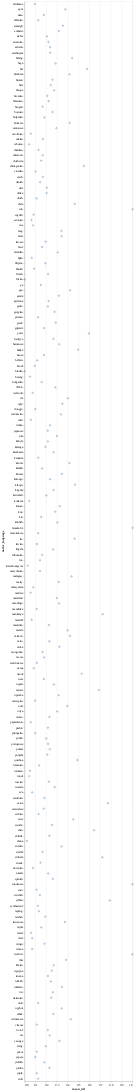

Notebook code cell kept with this figure:
### Code cell
alt.Chart(df).mark_point().encode(
    x='mean_wil:Q',
    y='native_language',
    tooltip=['mean_wil:Q']
).transform_aggregate(
    mean_wil='mean(wil)',
    groupby=["native_language"]
)

### Figure 1 — Vega-Lite specification as saved in the notebook (floating-point values rounded to 4 significant figures; data arrays with more than 128 entries replaced by an {"elided": "..."} marker saying what was removed)
{"config": {"view": {"continuousWidth": 400, "continuousHeight": 300}}, "data": {"name": "data-96e4679b8d4e0e6b9646da0dfbc7b4c4"}, "mark": "point", "encoding": {"tooltip": [{"field": "mean_wil", "type": "quantitative"}], "x": {"field": "mean_wil", "type": "quantitative"}, "y": {"field": "native_language", "type": "nominal"}}, "transform": [{"aggregate": [{"op": "mean", "field": "wil", "as": "mean_wil"}], "groupby": ["native_language"]}], "$schema": "https://vega.github.io/schema/vega-lite/v4.17.0.json", "datasets": {"data-96e4679b8d4e0e6b9646da0dfbc7b4c4": {"elided": "2138 records"}}}
